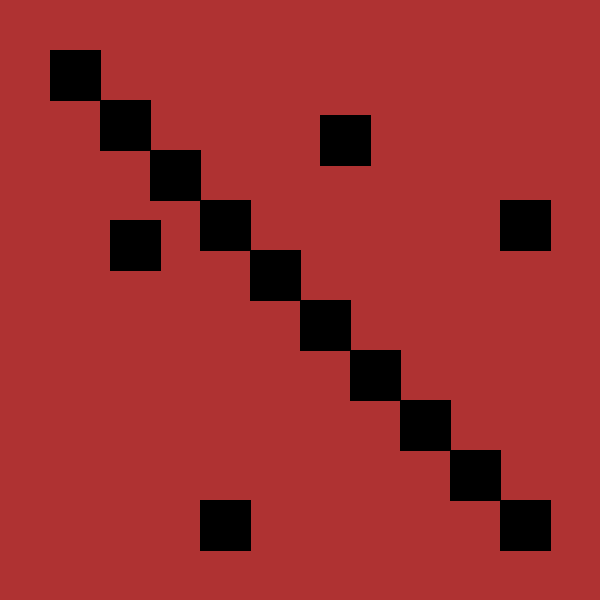
Frame 1 (no input)
Frame 60 (the mouse pressed at the canvas centre just before this capture): identical to frame 1, image omitted
Frame 120 (the mouse held since frame 60 and released just before this capture): identical to frame 1, image omitted

The Processing sketch that drew this single still picture (run headless with seeded random() and noise(); from frame 60 on, the mouse is pressed at the canvas centre):

// Processing sketch: processing_163878
// ── processing_163878.pde

//operation occurs once and is stagnant
void setup(){
  //the size of the frame
  size(600,600);
  //background color in void setup allows for "drawing" when mouseX is involved
  background(175,50,50);
}
//operations "loop"
void draw(){
  //creates a fill for the following codes
  fill(0);
  //creates a rectangle as (x,y,width,height)
  rect(500,200,50,50);
  rect(200,500,50,50);
  rect(320,115,50,50);
  rect(110,220,50,50);
  rect(500,500,50,50);
  rect(450,450,50,50);
  rect(400,400,50,50);
  rect(350,350,50,50);
  rect(300,300,50,50);
  rect(250,250,50,50);
  rect(200,200,50,50);
  rect(150,150,50,50);
  rect(100,100,50,50);
  rect(50,50,50,50);
}
